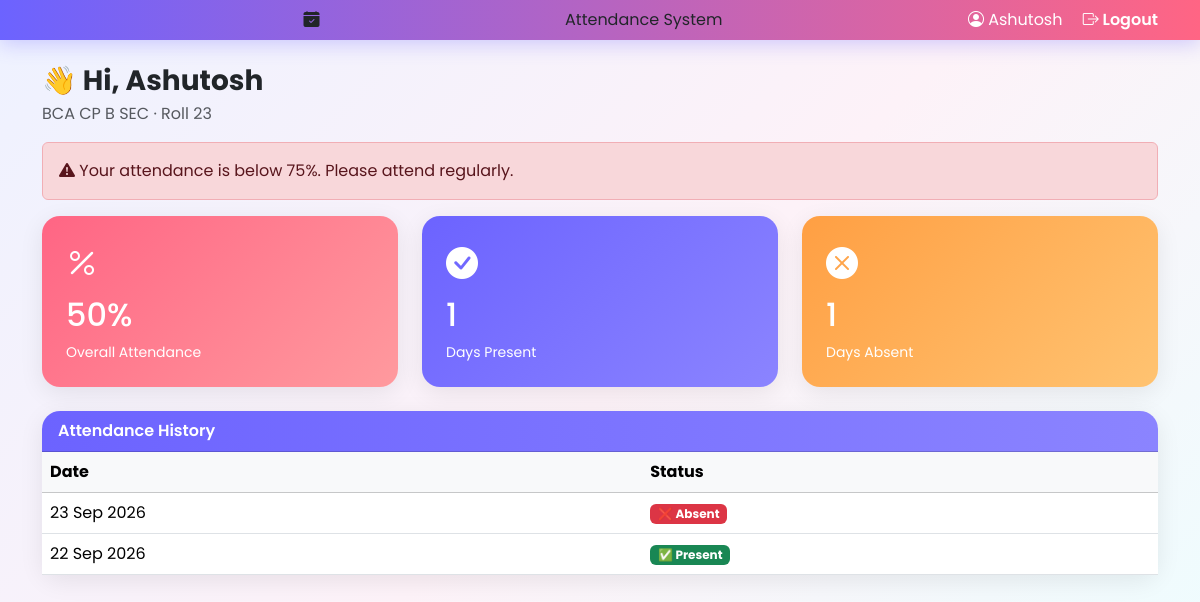
The app's page /my-attendance (signed in), older data.
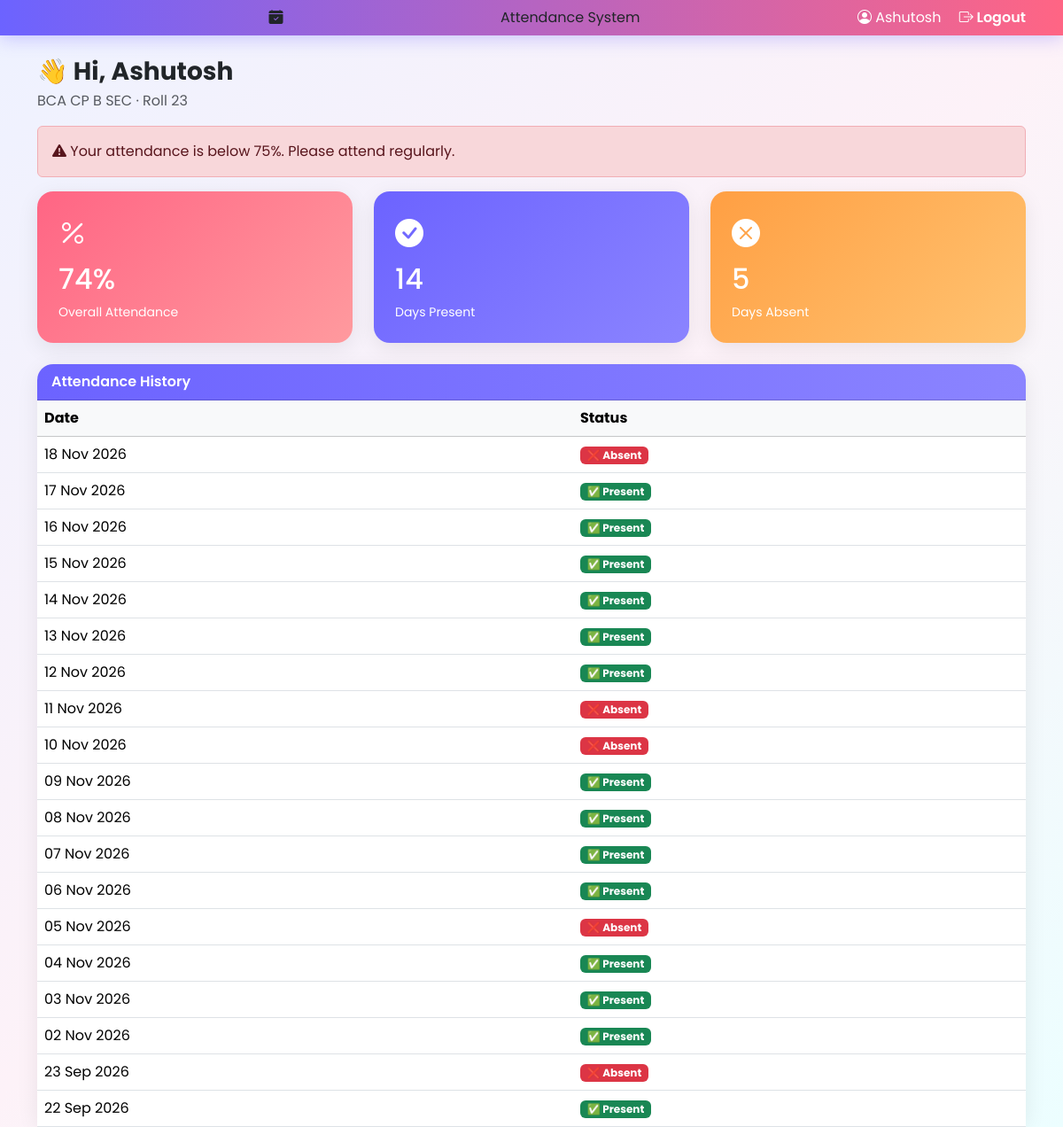
The same page, newer data.
### models/models.py (models this page shows)
class User(db.Model, UserMixin):
    id = db.Column(db.Integer, primary_key=True)
    name = db.Column(db.String(100), nullable=False)
    email = db.Column(db.String(100), unique=True, nullable=False)
    password_hash = db.Column(db.String(200), nullable=False)
    role = db.Column(db.String(20), nullable=False)  # 'teacher' or 'student'

class StudentClass(db.Model):
    id = db.Column(db.Integer, primary_key=True)
    class_name = db.Column(db.String(100), nullable=False)
    teacher_id = db.Column(db.Integer, db.ForeignKey('user.id'), nullable=False)

class Student(db.Model):
    id = db.Column(db.Integer, primary_key=True)
    user_id = db.Column(db.Integer, db.ForeignKey('user.id'), nullable=False)
    roll_number = db.Column(db.String(20), nullable=False)
    class_id = db.Column(db.Integer, db.ForeignKey('student_class.id'), nullable=False)
    student_user = db.relationship('User')

class Attendance(db.Model):
    id = db.Column(db.Integer, primary_key=True)
    student_id = db.Column(db.Integer, db.ForeignKey('student.id'), nullable=False)
    class_id = db.Column(db.Integer, db.ForeignKey('student_class.id'), nullable=False)
    date = db.Column(db.Date, nullable=False, default=date.today)
    status = db.Column(db.String(10), nullable=False)  # 'present' or 'absent'

### routes/student_routes.py (the view)
@student.route('/my-attendance')
@login_required
def my_attendance():
    if current_user.role != 'student':
        return "Access denied. Students only.", 403
    record = Student.query.filter_by(user_id=current_user.id).first()
    if not record:
        return render_template('student_dashboard.html', record=None)
    class_obj = StudentClass.query.get(record.class_id)
    entries = Attendance.query.filter_by(student_id=record.id).order_by(Attendance.date.desc()).all()
    total = len(entries)
    present = sum(1 for e in entries if e.status == 'present')
    percent = round(present / total * 100) if total else 0
    return render_template(
        'student_dashboard.html',
        record=record,
        class_obj=class_obj,
        entries=entries,
        total=total,
        present=present,
        absent=total - present,
        percent=percent,
        low=total > 0 and percent < 75
    )

### app.py (called while the page is built)
@login_manager.user_loader
def load_user(user_id):
    return User.query.get(int(user_id))

### templates/student_dashboard.html (shortened to what this page needs)
{% extends "base.html" %}
{% block content %}
{% if not record %}
    <div class="card p-4 text-center">
        <h5>You are not enrolled in any class yet.</h5>
        <p class="text-muted mb-0">Ask your teacher to add you to a class.</p>
    </div>
{% else %}
<h3 class="fw-bold mb-1">👋 Hi, {{ current_user.name }}</h3>
<p class="text-muted">{{ class_obj.class_name }} · Roll {{ record.roll_number }}</p>
{% if low %}
<div class="alert alert-danger"><i class="bi bi-exclamation-triangle-fill"></i>
    Your attendance is below 75%. Please attend regularly.</div>
{% endif %}
<div class="row g-4 mb-4">
    <div class="col-md-4">
        <div class="card class-card {{ 'grad-1' if low else 'grad-2' }}">
            <i class="bi bi-percent" style="font-size:2rem;"></i>
            <h2 class="mt-2">{{ percent }}%</h2>
            <small>Overall Attendance</small>
        </div>
    </div>
    <div class="col-md-4">
        <div class="card class-card grad-0">
            <i class="bi bi-check-circle-fill" style="font-size:2rem;"></i>
            <h2 class="mt-2">{{ present }}</h2>
            <small>Days Present</small>
        </div>
    </div>
    <div class="col-md-4">
        <div class="card class-card grad-3">
            <i class="bi bi-x-circle-fill" style="font-size:2rem;"></i>
            <h2 class="mt-2">{{ absent }}</h2>
            <small>Days Absent</small>
        </div>
    </div>
</div>
<div class="card">
    <div class="card-header">Attendance History</div>
    <table class="table table-hover mb-0">
        <thead class="table-light"><tr><th>Date</th><th>Status</th></tr></thead>
        <tbody>
            {% for e in entries %}
            <tr>
                <td>{{ e.date.strftime('%d %b %Y') }}</td>
                <td>
                    {% if e.status == 'present' %}
                        <span class="badge text-bg-success">✅ Present</span>
                    {% else %}
                        <span class="badge text-bg-danger">❌ Absent</span>
                    {% endif %}
                </td>
            </tr>
            {% else %}
            <tr><td colspan="2" class="text-muted text-center py-4">No attendance marked yet.</td></tr>
            {% endfor %}
        </tbody>
    </table>
</div>
{% endif %}
{% endblock %}

### templates/base.html (shortened to what this page needs)
<!DOCTYPE html>
<html lang="en">
<head>
    <link href="https://cdn.jsdelivr.net/npm/bootstrap@5.3.3/dist/css/bootstrap.min.css" rel="stylesheet">
    <link href="https://cdn.jsdelivr.net/npm/bootstrap-icons@1.11.3/font/bootstrap-icons.min.css" rel="stylesheet">
</head>
<body>
    <nav class="navbar navbar-expand-lg mb-4">
        <div class="container">
                <i class="bi bi-calendar-check-fill"></i> Attendance System
            {% if current_user.is_authenticated %}
            <div>
                <span class="text-white me-3"><i class="bi bi-person-circle"></i> {{ current_user.name }}</span>
                <a class="nav-link d-inline" href="{{ url_for('auth.logout') }}"><i class="bi bi-box-arrow-right"></i> Logout</a>
            </div>
            {% endif %}
        </div>
    </nav>
    <div class="container">
        {% block content %}{% endblock %}
    </div>
</body>
</html>

### templates/base.html (style rules this page uses)
:root { --primary: #6C63FF; --primary-dark: #4B45B2; --accent: #FF6584; --green: #20c997; --red: #ff5c7a; }
body { font-family: 'Poppins', sans-serif; background: linear-gradient(135deg, #eef2ff 0%, #fdf2f8 50%, #ecfeff 100%); background-attachment: fixed; min-height: 100vh; }
.navbar { background: linear-gradient(90deg, #6C63FF, #FF6584); box-shadow: 0 4px 20px rgba(108, 99, 255, 0.3); }
.navbar-brand, .nav-link { color: white !important; font-weight: 600; }
.card { border: none; border-radius: 18px; box-shadow: 0 6px 24px rgba(0,0,0,0.08); animation: fadeUp 0.5s ease both; }
.card-header { border-radius: 18px 18px 0 0 !important; font-weight: 600; background: linear-gradient(90deg, #6C63FF, #8B84FF); color: white; }
.class-card { color: white; padding: 24px; }
.grad-0 { background: linear-gradient(135deg, #6C63FF, #8B84FF); }
.grad-1 { background: linear-gradient(135deg, #FF6584, #FF9A9E); }
.grad-3 { background: linear-gradient(135deg, #ff9f43, #ffc371); }

Row changes from the older to the newer data that the page shows:
added Attendance: date "18 Nov 2026", status "❌ Absent"
added Attendance: date "17 Nov 2026", status "✅ Present"
added Attendance: date "16 Nov 2026", status "✅ Present"
added Attendance: date "15 Nov 2026", status "✅ Present"
added Attendance: date "14 Nov 2026", status "✅ Present"
added Attendance: date "13 Nov 2026", status "✅ Present"
added Attendance: date "12 Nov 2026", status "✅ Present"
added Attendance: date "11 Nov 2026", status "❌ Absent"
added Attendance: date "10 Nov 2026", status "❌ Absent"
added Attendance: date "09 Nov 2026", status "✅ Present"
added Attendance: date "08 Nov 2026", status "✅ Present"
added Attendance: date "07 Nov 2026", status "✅ Present"
added Attendance: date "06 Nov 2026", status "✅ Present"
added Attendance: date "05 Nov 2026", status "❌ Absent"
added Attendance: date "04 Nov 2026", status "✅ Present"
added Attendance: date "03 Nov 2026", status "✅ Present"
added Attendance: date "02 Nov 2026", status "✅ Present"
Text that changed along with them:
{{ percent }}: "50" → "74"
{{ present }}: "1" → "14"
{{ absent }}: "1" → "5"
